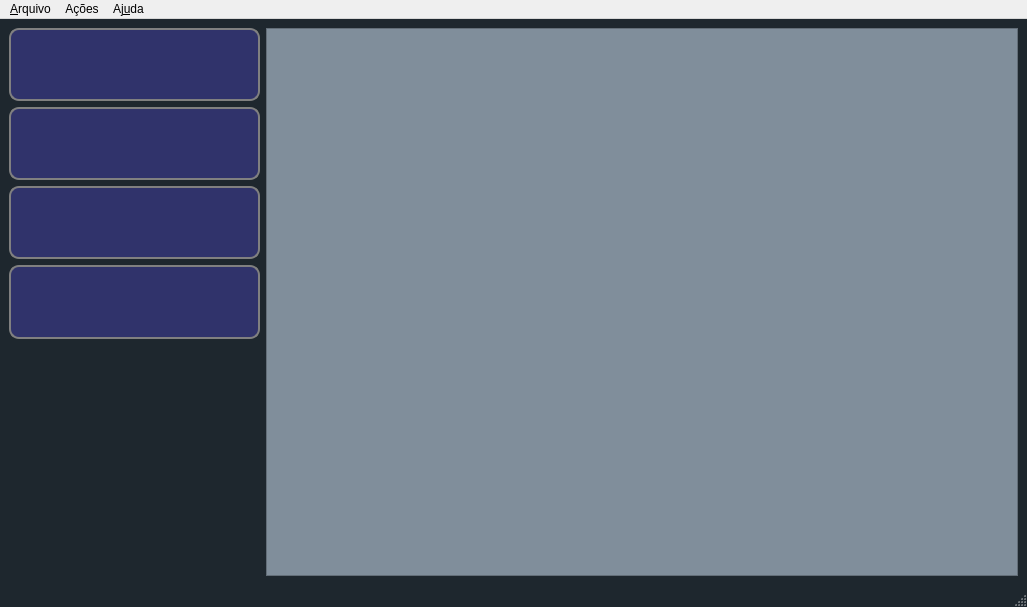
<?xml version="1.0" encoding="UTF-8"?>
<ui version="4.0">
 <class>MainWindow</class>
 <widget class="QMainWindow" name="MainWindow">
  <property name="geometry">
   <rect>
    <x>0</x>
    <y>0</y>
    <width>1027</width>
    <height>607</height>
   </rect>
  </property>
  <property name="windowTitle">
   <string>Frame Grabber</string>
  </property>
  <property name="toolTip">
   <string>Segmentar</string>
  </property>
  <property name="styleSheet">
   <string notr="true">QMainWindow{
background-color: #1e272e;
}

	
QPushButton {
 
border: 2px solid gray;
border-radius: 10px;
padding: 0 8px;
background: #30336b;
color: white;
font: bold 14px;
}
 
 QCheckBox{
font: bold 14px;
color: white;
}

QLabel#lblStream{
border: 2px solid gray;
border-radius: 10px;
}

#stream{
background-color: #808e9b;
}</string>
  </property>
  <widget class="QWidget" name="centralwidget">
   <layout class="QGridLayout" name="gridLayout">
    <property name="sizeConstraint">
     <enum>QLayout::SetDefaultConstraint</enum>
    </property>
    <item row="0" column="1" colspan="3">
     <layout class="QHBoxLayout" name="horizontalLayout_2">
      <item>
       <widget class="QGraphicsView" name="stream"/>
      </item>
     </layout>
    </item>
    <item row="0" column="0">
     <layout class="QVBoxLayout" name="verticalLayout">
      <item>
       <widget class="QPushButton" name="btnNew">
        <property name="sizePolicy">
         <sizepolicy hsizetype="Minimum" vsizetype="Minimum">
          <horstretch>0</horstretch>
          <verstretch>0</verstretch>
         </sizepolicy>
        </property>
        <property name="toolTip">
         <string>&lt;html&gt;&lt;head/&gt;&lt;body&gt;&lt;p&gt;Novo arquivo&lt;/p&gt;&lt;/body&gt;&lt;/html&gt;</string>
        </property>
        <property name="text">
         <string/>
        </property>
        <property name="icon">
         <iconset resource="res/resources.qrc">
          <normaloff>:/icons/new</normaloff>:/icons/new</iconset>
        </property>
        <property name="iconSize">
         <size>
          <width>32</width>
          <height>32</height>
         </size>
        </property>
       </widget>
      </item>
      <item>
       <widget class="QPushButton" name="btnSalvar">
        <property name="sizePolicy">
         <sizepolicy hsizetype="Minimum" vsizetype="Minimum">
          <horstretch>0</horstretch>
          <verstretch>0</verstretch>
         </sizepolicy>
        </property>
        <property name="minimumSize">
         <size>
          <width>100</width>
          <height>0</height>
         </size>
        </property>
        <property name="toolTip">
         <string>&lt;html&gt;&lt;head/&gt;&lt;body&gt;&lt;p&gt;Salvar dados&lt;/p&gt;&lt;/body&gt;&lt;/html&gt;</string>
        </property>
        <property name="text">
         <string/>
        </property>
        <property name="icon">
         <iconset resource="res/resources.qrc">
          <normaloff>:/icons/save4</normaloff>:/icons/save4</iconset>
        </property>
        <property name="iconSize">
         <size>
          <width>32</width>
          <height>32</height>
         </size>
        </property>
       </widget>
      </item>
      <item>
       <widget class="QPushButton" name="btnSegmentar">
        <property name="enabled">
         <bool>true</bool>
        </property>
        <property name="sizePolicy">
         <sizepolicy hsizetype="Minimum" vsizetype="Minimum">
          <horstretch>0</horstretch>
          <verstretch>0</verstretch>
         </sizepolicy>
        </property>
        <property name="toolTip">
         <string>&lt;html&gt;&lt;head/&gt;&lt;body&gt;&lt;p&gt;Realiza a segmentação da AOL a partir do dispositivo de captura selecionado.&lt;/p&gt;&lt;/body&gt;&lt;/html&gt;</string>
        </property>
        <property name="layoutDirection">
         <enum>Qt::LeftToRight</enum>
        </property>
        <property name="autoFillBackground">
         <bool>false</bool>
        </property>
        <property name="text">
         <string extracomment="Segmentar"/>
        </property>
        <property name="icon">
         <iconset resource="res/resources.qrc">
          <normaloff>:/icons/seg_icon_off</normaloff>
          <normalon>:/icons/seg_icon</normalon>:/icons/seg_icon_off</iconset>
        </property>
        <property name="iconSize">
         <size>
          <width>64</width>
          <height>64</height>
         </size>
        </property>
        <property name="checkable">
         <bool>true</bool>
        </property>
        <property name="flat">
         <bool>false</bool>
        </property>
       </widget>
      </item>
      <item>
       <widget class="QPushButton" name="btnSettings">
        <property name="sizePolicy">
         <sizepolicy hsizetype="Minimum" vsizetype="Minimum">
          <horstretch>0</horstretch>
          <verstretch>0</verstretch>
         </sizepolicy>
        </property>
        <property name="toolTip">
         <string>&lt;html&gt;&lt;head/&gt;&lt;body&gt;&lt;p&gt;Configurações do sistema&lt;/p&gt;&lt;/body&gt;&lt;/html&gt;</string>
        </property>
        <property name="text">
         <string/>
        </property>
        <property name="icon">
         <iconset resource="res/resources.qrc">
          <normaloff>:/icons/settings3</normaloff>:/icons/settings3</iconset>
        </property>
        <property name="iconSize">
         <size>
          <width>32</width>
          <height>32</height>
         </size>
        </property>
       </widget>
      </item>
      <item>
       <widget class="QLabel" name="label">
        <property name="text">
         <string/>
        </property>
       </widget>
      </item>
      <item>
       <widget class="QLabel" name="label_3">
        <property name="text">
         <string/>
        </property>
       </widget>
      </item>
      <item>
       <widget class="QLabel" name="label_2">
        <property name="text">
         <string/>
        </property>
       </widget>
      </item>
     </layout>
    </item>
   </layout>
  </widget>
  <widget class="QMenuBar" name="menubar">
   <property name="geometry">
    <rect>
     <x>0</x>
     <y>0</y>
     <width>1027</width>
     <height>20</height>
    </rect>
   </property>
   <widget class="QMenu" name="menuArquivo">
    <property name="title">
     <string>&amp;Arquivo</string>
    </property>
    <widget class="QMenu" name="menuExportar">
     <property name="title">
      <string>Exportar</string>
     </property>
     <addaction name="actionExportarPlanilha"/>
     <addaction name="actionExportarImagem"/>
    </widget>
    <widget class="QMenu" name="menuImportar">
     <property name="title">
      <string>Importar</string>
     </property>
     <addaction name="actionImportarPlanilha"/>
     <addaction name="actionImportarImagem"/>
    </widget>
    <addaction name="actionNovo"/>
    <addaction name="actionAbrir"/>
    <addaction name="actionSalvar"/>
    <addaction name="separator"/>
    <addaction name="menuImportar"/>
    <addaction name="menuExportar"/>
    <addaction name="separator"/>
    <addaction name="actionConfiguracoes"/>
   </widget>
   <widget class="QMenu" name="menu_Ajuda">
    <property name="title">
     <string>Aj&amp;uda</string>
    </property>
    <addaction name="action_Sobre"/>
   </widget>
   <widget class="QMenu" name="menuA_es">
    <property name="title">
     <string>Ações</string>
    </property>
    <addaction name="actionSegmentar_AOL"/>
    <addaction name="actionSegmentar_EGS"/>
    <addaction name="separator"/>
    <addaction name="actionIniciarCaptura"/>
   </widget>
   <addaction name="menuArquivo"/>
   <addaction name="menuA_es"/>
   <addaction name="menu_Ajuda"/>
  </widget>
  <widget class="QStatusBar" name="statusbar"/>
  <action name="actionNovo">
   <property name="text">
    <string>&amp;Novo</string>
   </property>
  </action>
  <action name="action_Sobre">
   <property name="text">
    <string>&amp;Sobre</string>
   </property>
  </action>
  <action name="actionConfiguracoes">
   <property name="text">
    <string>Configurações</string>
   </property>
  </action>
  <action name="actionSalvar">
   <property name="text">
    <string>Salvar</string>
   </property>
  </action>
  <action name="actionSegmentar_AOL">
   <property name="checkable">
    <bool>true</bool>
   </property>
   <property name="checked">
    <bool>true</bool>
   </property>
   <property name="text">
    <string>Segmentar AOL</string>
   </property>
  </action>
  <action name="actionSegmentar_EGS">
   <property name="checkable">
    <bool>true</bool>
   </property>
   <property name="text">
    <string>Segmentar EGS</string>
   </property>
  </action>
  <action name="actionAbrir">
   <property name="text">
    <string>Abrir</string>
   </property>
  </action>
  <action name="actionExportarPlanilha">
   <property name="text">
    <string>Planilha</string>
   </property>
  </action>
  <action name="actionImportarPlanilha">
   <property name="text">
    <string>Planilha</string>
   </property>
  </action>
  <action name="actionIniciarCaptura">
   <property name="text">
    <string>Iniciar/parar captura</string>
   </property>
   <property name="shortcut">
    <string>Ctrl+I</string>
   </property>
  </action>
  <action name="actionExportarImagem">
   <property name="text">
    <string>Imagem</string>
   </property>
  </action>
  <action name="actionImportarImagem">
   <property name="text">
    <string>Imagem</string>
   </property>
  </action>
 </widget>
 <resources>
  <include location="res/resources.qrc"/>
 </resources>
 <connections/>
</ui>
